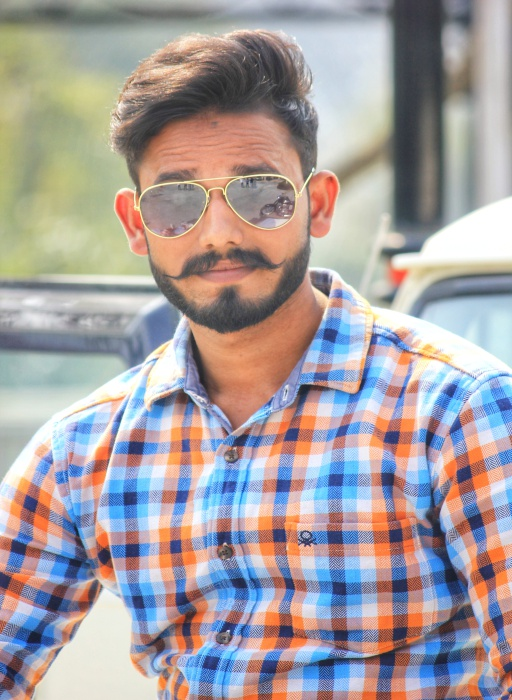
#> input picture data/my.JPG, 512 x 700 px, found by its file name
$ jupyter execute '8 - Cropping Images.ipynb'
#> lines starting #> are read from the running program, lines starting #| are printed output that depends on the picture
[cell 1]
import numpy as np, cv2

# Cropping Images

## cropped = image[start_row:end_row, start_col:end_col]

[cell 2]
import cv2, numpy as np

image = cv2.imread('my.JPG')
#> image is the input picture: shape (700, 512, 3); mean B, G, R 160, 158.9, 167
height, width = image.shape[:2]
#> height = 700; width = 512

#Let's get the starting pixel coordinates (top left of cropping rectangle)
#we are converting into int because dimension are oly in int
#start_row, start_col = int(height * .25), int(width * .25)
start_row, start_col = 0, 50
#Let's get the ending pixel coordinates (bottom right)

#end_row, end_col = int(height * .75), int(width * .75)
end_row, end_col = 350, 400
#Simply use indexing to crop out the rectangle we desire
try:
    cropped = image[start_row:end_row, start_col:end_col]
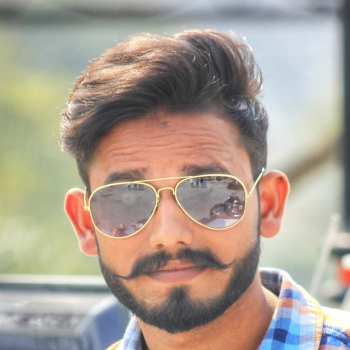
#> cropped: shape (350, 350, 3); mean B, G, R 145.5, 157.5, 170.3
    cv2.imshow('Original image', image)
    cv2.waitKey()
    cv2.imshow('Cropped Image', cropped)
    #cv2.imwrite('Cropped Image.png', cropped)
except:
    cv2.imshow('Not Cropped Original Image', image)
cv2.waitKey()
cv2.destroyAllWindows()

[cell 3]
image.shape
#> Out = (700, 512, 3)


$ run again, with data/Rotated Image.png saved as data/my.JPG
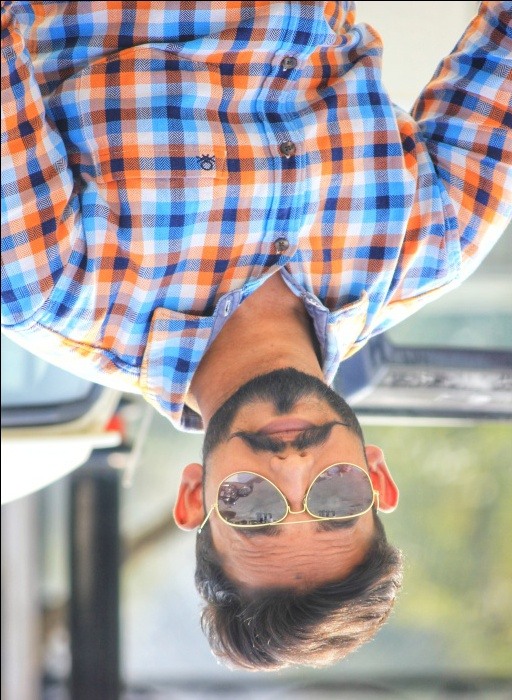
#> input picture data/Rotated Image.png, 512 x 700 px, found by its file name
#> image is the input picture: shape (700, 512, 3); mean B, G, R 159.4, 158.3, 166.4
#> `cropped = image[start_row:end_row, start_col:end_col]`:
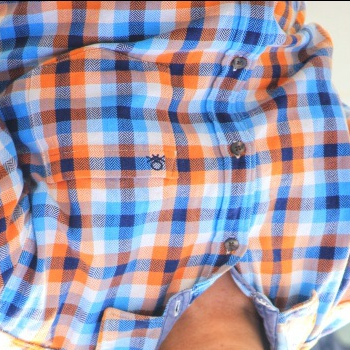
#> cropped: shape (350, 350, 3); mean B, G, R 169.3, 153.3, 161.9
